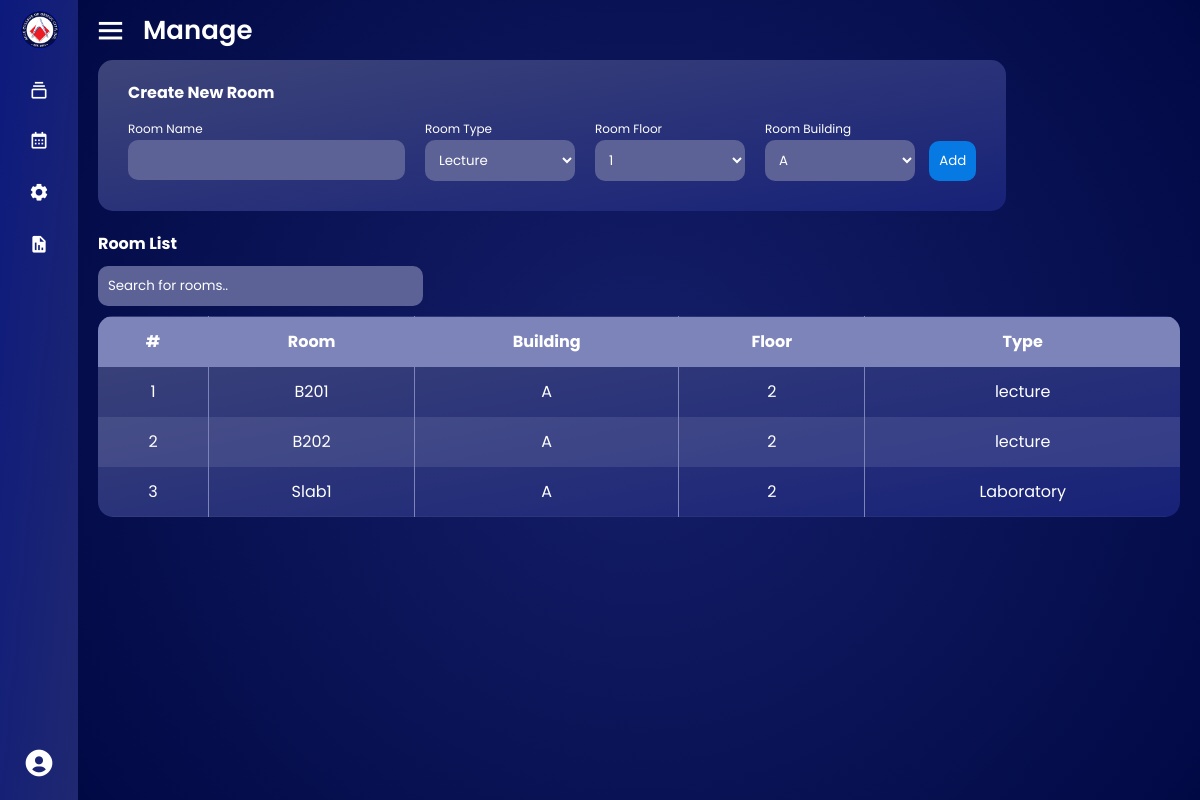
/admin-manage-room-list.php (signed in), run on the app's committed database.
### tables this page shows
CREATE TABLE `sd_tb` (
  `SD_id` int(11) NOT NULL,
  `SD_firstname` varchar(255) NOT NULL,
  `SD_lastname` varchar(255) NOT NULL,
  `SD_email` varchar(255) NOT NULL,
  `SD_password` varchar(255) NOT NULL,
  `SD_number` varchar(255) NOT NULL,
  `SD_pic` varchar(100) NOT NULL
);

CREATE TABLE `room_tb` (
  `room_id` int(11) NOT NULL,
  `room_name` varchar(100) NOT NULL,
  `room_type` varchar(100) NOT NULL,
  `room_floor` varchar(100) NOT NULL,
  `room_building` varchar(100) NOT NULL
);

### PHP Backend/SD pages/manage/createRoom.php (the view, shortened to what this page needs)
<div class="main">
    <div class="create-new-room">
        <div class="text">
            <span>Create New Room</span>
        </div>
        <form action="" method="post" class="side-by-side">
            <div>
                <label>Room Name</label><br>
                <input type="text" name="RoomName" required><br>
            </div>
            <div>
                <label>Room Type</label><br>
                <select name="RoomType">
                    <option value="Lecture">Lecture</option>
                </select><br>
            </div>
            <div>
                <label>Room Floor</label><br>
                <select name="RoomFloor" id="">
                    <option value="1">1</option>
                </select>
            </div>
            <div>
                <label>Room Building</label><br>
                <select name="RoomBuilding" id="">
                    <option value="A">A</option>
                </select>
                <input type="submit" name="sub" value="Add" class="submit-room">
            </div>
        </form>
    </div>
    <div class="list">
        <div class="text">
            <span>Room List</span>
        </div>
        <input type="text" id="searchInput" onkeyup="searchTable()" placeholder="Search for rooms..">
        <table id="roomTable">
            <thead>
                <tr>
                    <th>#</th>
                    <th>Room</th>
                    <th>Building</th>
                    <th>Floor</th>
                    <th>Type</th>
                </tr>
            </thead>
            <tbody>
                <?php
                $getRooms = $con->query("SELECT * FROM room_tb");
                $i = 1;
                while ($row = $getRooms->fetch_assoc()) {
                    ?>
                    <tr>
                        <td><?php echo $i; ?></td>
                        <td><?php echo $row['room_name']; ?></td>
                        <td><?php echo $row['room_building']; ?></td>
                        <td><?php echo $row['room_floor']; ?></td>
                        <td><?php echo $row['room_type']; ?></td>
                    </tr>
                    <?php
                    $i++;
                }
                ?>
            </tbody>
        </table>
    </div>
</div>

### admin-manage-room-list.php (shortened to what this page needs)
<?php
include 'config.php';
if (!isset($_SESSION['sd_id'])) {
    header("Location: index.html");
    exit;
} else {
    $user_id = $_SESSION['sd_id'];
    $sql = mysqli_query($con, "SELECT * FROM `sd_tb` WHERE `SD_id` = '$user_id'");
    while ($row = mysqli_fetch_array($sql)) {
?>
        <!DOCTYPE html>
        <html lang="en">
        <head>
            <link href='https://unpkg.com/boxicons@2.1.4/css/boxicons.min.css' rel='stylesheet'>
            <link rel="stylesheet" href="css/SD/sidebar.css">
            <link rel="stylesheet" href="css/SD/manage-account.css">
            <link rel="stylesheet" href="css/SD/manage-room-list.css">
        </head>
        <body>
            <div class="sidebar close">
                <div class="logo-details">
                    <img src="media/ACLC-logo.png">
                </div>
                <ul class="nav-links">
                    <li>
                        <div class="icon-link">
                            <a href="#">
                                <i class='bx bx-collection'></i>
                            </a>
                        </div>
                    </li>
                    <li>
                        <div class="icon-link">
                            <a href="#">
                                <i class='bx bx-calendar'></i>
                            </a>
                        </div>
                    </li>
                    <li>
                        <a href="admin-manage-account.php">
                            <i class='bx bxs-cog'></i>
                        </a>
                    </li>
                    <li>
                        <a href="admin-report.php">
                            <i class='bx bxs-report'></i>
                        </a>
                    </li>
                    <li>
                        <div class="profile-details">
                            <a href="admin-manage-account.php">
                                <div class="profile-content">
                                    <i class='bx bxs-user-circle' id="profile-img"></i>
                                </div>
                            </a>
                        </div>
                    </li>
                </ul>
            </div>
            <section class="home-section">
                <div class="home-content">
                    <i class='bx bx-menu'></i>
                    <span class="text">Manage</span>
                </div>
                <?php include './PHP Backend/SD pages/manage/createRoom.php'; ?>
            </section>
        </body>
<?php
    }
}
?>
        </html>

### css/SD/sidebar.css (style rules this page uses)
* { margin: 0; padding: 0; box-sizing: border-box; font-family: 'Poppins', sans-serif; }
.sidebar { background: linear-gradient(to bottom right, #0d1a7d, #1f2870); position: fixed; top: 0; left: 0; height: 100%; width: 260px; z-index: 100; transition: all 0.5s ease; }
.sidebar.close { width: 78px; }
.logo-details img { width: 40px; }
.logo-details img { margin-top: .5rem; margin-left: 20px; }
.sidebar .logo-details { display: flex; align-items: center; }
.sidebar .nav-links { height: 100%; padding: 10px 0; overflow: auto; }
.sidebar.close .nav-links { overflow: visible; }
.sidebar .nav-links li { position: relative; list-style: none; transition: all 0.4s ease; }
.sidebar .nav-links li .icon-link { display: flex; align-items: center; justify-content: space-between; }
.sidebar.close .nav-links li .icon-link { display: block }
.sidebar .nav-links li i { height: 50px; min-width: 78px; text-align: center; line-height: 50px; color: #fff; font-size: 20px; cursor: pointer; transition: all 0.3s ease; }
.sidebar .nav-links li a { display: flex; align-items: center; text-decoration: none; }
.sidebar .profile-details { position: fixed; bottom: 0; width: 260px; display: flex; align-items: center; justify-content: space-between; background: #0679E2; padding: 12px 0; transition: all 0.5s ease; }
.sidebar.close .profile-details { background: none; }
.sidebar.close .profile-details { width: 78px; }
.sidebar .profile-details .profile-content { display: flex; align-items: center; }
.sidebar .profile-details #profile-img { font-size: 2rem; }
.home-section { background: radial-gradient(circle, #151f69, #010945); position: relative; min-height: 100vh; left: 260px; width: calc(100% - 260px); transition: all 0.5s ease; }
.sidebar.close~.home-section { left: 78px; width: calc(100% - 78px); }
.home-section .home-content { height: 60px; display: flex; align-items: center; }
.home-section .home-content .bx-menu, .home-section .home-content .text { color: white; font-size: 35px; }
.home-section .home-content .bx-menu { margin: 0 15px; cursor: pointer; }
.home-section .home-content .text { font-size: 26px; font-weight: 600; }

### css/manage-account.css (style rules this page uses)
label { font-size: 12px; }
select, input[type="text"], input[type="email"], input[type="tel"], input[type="password"] { background-color: #5c6295; color: white; width: 100%; padding: 10px; margin-bottom: 10px; border: none; border-radius: 10px; box-sizing: border; }

### css/SD/manage-room-list.css (style rules this page uses)
.main { width: 100%; padding: 0 20px 20px 20px; }
.side-by-side { display: flex; flex-wrap: wrap; }
.list .text, .create-new-room .text { color: white; margin-bottom: 10px; }
span { font-weight: bold; }
#searchInput { background-color: #5c6295; color: white; width: 30%; padding: 10px; margin-bottom: 10px; border: none; border-radius: 10px; ; }
input::placeholder { color: white; }
table { background: linear-gradient(to bottom right, #3d4479, #172278); width: 100%; color: white; padding: 20px; border-collapse: collapse; border-radius: 15px; overflow: hidden; }
thead tr th { background-color: #7d84b9; color: white; }
th, td { padding: 12px; border: 1px solid transparent; text-align: center; border-left: 1px solid #7d84b9; border-right: 1px solid #7d84b9; }
table th:first-child, table td:first-child { border-left: none; }
table th:last-child, table td:last-child { border-right: none; }
tbody tr:nth-child(even) { background-color: rgba(137, 143, 190, 0.212); }
tr:nth-child(even) { background-color: #f2f2f2; }
.create-new-room { background: linear-gradient(to bottom right, #3d4479, #172278); color: white; width: auto; padding: 20px; margin-bottom: 20px; border-radius: 15px; display: inline-block; }
.create-new-room div { margin: 0 10px; display: inline-block; }
label { font-size: 12px; }
.create-new-room div select, .create-new-room div input[type="text"] { background-color: #5c6295; color: white; width: auto; min-width: 150px; padding: 10px; border: none; border-radius: 10px; cursor: pointer; transition: all .5s ease; }
.submit-room { background-color: #0679E2; color: white; margin-left: 10px; padding: 10px; border: none; border-radius: 10px; cursor: pointer; transition: all .5s ease; }

### data on the page
room_tb: room_name "B201", room_building "A", room_floor "2", room_type "lecture"
room_tb: room_name "B202", room_building "A", room_floor "2", room_type "lecture"
room_tb: room_name "Slab1", room_building "A", room_floor "2", room_type "Laboratory"
